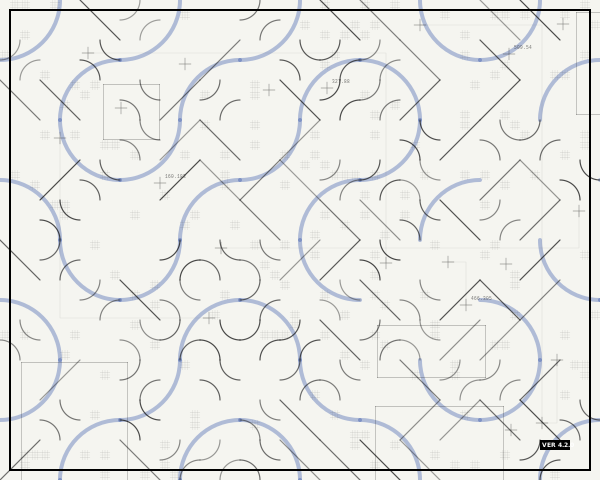

Python code for this plot:
import cairo
import math
import random

# Setup
width, height = 600, 480
surface = cairo.ImageSurface(cairo.FORMAT_ARGB32, width, height)
ctx = cairo.Context(surface)

# Background: Off-white "Paper"
ctx.set_source_rgb(0.96, 0.96, 0.94)
ctx.paint()

# Colors: Technical Cobalt and Stark Black
COBALT = (0.05, 0.2, 0.6)
BLACK = (0.1, 0.1, 0.1)
GREY = (0.4, 0.4, 0.4)

def draw_truchet_tile(x, y, size, variant, color, weight, alpha=1.0):
    """Draws a specific Truchet tile variant at (x, y)."""
    ctx.save()
    ctx.translate(x + size/2, y + size/2)
    # Random rotation for variety
    ctx.rotate(random.choice([0, math.pi/2, math.pi, 3*math.pi/2]))
    ctx.translate(-size/2, -size/2)
    
    r, g, b = color
    ctx.set_source_rgba(r, g, b, alpha)
    ctx.set_line_width(weight)
    
    if variant == 0: # Arcs
        ctx.arc(0, 0, size/2, 0, math.pi/2)
        ctx.stroke()
        ctx.arc(size, size, size/2, math.pi, 3*math.pi/2)
        ctx.stroke()
    elif variant == 1: # Diagonals
        ctx.move_to(0, 0)
        ctx.line_to(size, size)
        ctx.stroke()
    elif variant == 2: # "Dithered" cross
        step = size / 4
        for i in range(1, 4):
            ctx.move_to(i * step, 0)
            ctx.line_to(i * step, size)
            ctx.move_to(0, i * step)
            ctx.line_to(size, i * step)
        ctx.set_line_width(weight * 0.5)
        ctx.stroke()
    
    ctx.restore()

def draw_technical_marking(x, y, size):
    """Adds 'technical archeology' annotations."""
    ctx.set_source_rgba(0.1, 0.1, 0.1, 0.6)
    ctx.set_line_width(0.5)
    
    # Crosshair
    length = size * 0.2
    ctx.move_to(x - length, y)
    ctx.line_to(x + length, y)
    ctx.move_to(x, y - length)
    ctx.line_to(x, y + length)
    ctx.stroke()
    
    # Random "Coordinate" snippet
    if random.random() > 0.7:
        ctx.select_font_face("monospace", cairo.FONT_SLANT_NORMAL, cairo.FONT_WEIGHT_NORMAL)
        ctx.set_font_size(size * 0.15)
        ctx.move_to(x + 5, y - 5)
        ctx.show_text(f"{x:.0f}.{y:.0f}")

# --- LAYER 1: Large structural arcs (The "Blueprint") ---
grid_size = 120
ctx.set_line_cap(cairo.LINE_CAP_ROUND)
for i in range(width // grid_size + 1):
    for j in range(height // grid_size + 1):
        # Introduce entropy: skip some tiles to create "voids"
        if random.random() > 0.2:
            draw_truchet_tile(i * grid_size, j * grid_size, grid_size, 0, COBALT, 4.0, 0.3)

# --- LAYER 2: Medium density subdivision (The "System") ---
grid_size = 40
for i in range(width // grid_size):
    for j in range(height // grid_size):
        # Logic: Denser patterns in the center, decaying towards edges
        dist_to_center = math.sqrt(((i*grid_size - width/2)**2 + (j*grid_size - height/2)**2))
        prob = 1.0 - (dist_to_center / (width * 0.8))
        
        if random.random() < prob:
            variant = random.choice([0, 1])
            alpha = random.uniform(0.4, 0.8)
            draw_truchet_tile(i * grid_size, j * grid_size, grid_size, variant, BLACK, 1.2, alpha)

# --- LAYER 3: Micro-structure (The "Dithered Decay") ---
grid_size = 10
for i in range(width // grid_size):
    for j in range(height // grid_size):
        if random.random() > 0.94:
            draw_truchet_tile(i * grid_size, j * grid_size, grid_size, 2, BLACK, 0.3, 0.4)

# --- LAYER 4: Fragments and "Fractures" ---
# Drawing irregular polygons as "clipping" masks for high-density fills
for _ in range(5):
    ctx.save()
    fx, fy = random.randint(0, width), random.randint(0, height)
    fw, fh = random.randint(40, 150), random.randint(40, 150)
    
    # Draw a dense block of info
    ctx.rectangle(fx, fy, fw, fh)
    ctx.clip()
    
    # Fill with dithered pattern
    sub_grid = 5
    ctx.set_source_rgba(0.05, 0.2, 0.6, 0.15)
    for sx in range(fx, fx+fw, sub_grid):
        for sy in range(fy, fy+fh, sub_grid):
            if (sx+sy) % (sub_grid*2) == 0:
                ctx.rectangle(sx, sy, sub_grid, sub_grid)
    ctx.fill()
    
    # Boundary of the fracture
    ctx.set_source_rgba(0, 0, 0, 0.8)
    ctx.set_line_width(0.5)
    ctx.rectangle(fx, fy, fw, fh)
    ctx.stroke()
    ctx.restore()

# --- LAYER 5: Technical Annotations ---
# Placing coordinate markers and node links
nodes = []
for _ in range(20):
    nx, ny = random.randint(20, width-20), random.randint(20, height-20)
    nodes.append((nx, ny))
    draw_technical_marking(nx, ny, 30)

# Connect some nodes with hair-line paths
ctx.set_source_rgba(0.1, 0.1, 0.1, 0.2)
ctx.set_line_width(0.3)
for i in range(len(nodes)-1):
    if random.random() > 0.6:
        ctx.move_to(*nodes[i])
        # Orthogonal paths (Swiss/Technical feel)
        mid_x = nodes[i+1][0]
        ctx.line_to(mid_x, nodes[i][1])
        ctx.line_to(*nodes[i+1])
        ctx.stroke()

# Final Frame: Thin border to ground the composition
ctx.set_source_rgb(0, 0, 0)
ctx.set_line_width(2)
ctx.rectangle(10, 10, width-20, height-20)
ctx.stroke()

# Add a small "system signature" block
ctx.rectangle(width-60, height-40, 30, 10)
ctx.fill()
ctx.set_source_rgb(1, 1, 1)
ctx.select_font_face("sans-serif", cairo.FONT_SLANT_NORMAL, cairo.FONT_WEIGHT_BOLD)
ctx.set_font_size(6)
ctx.move_to(width-58, height-33)
ctx.show_text("VER 4.2.0")
